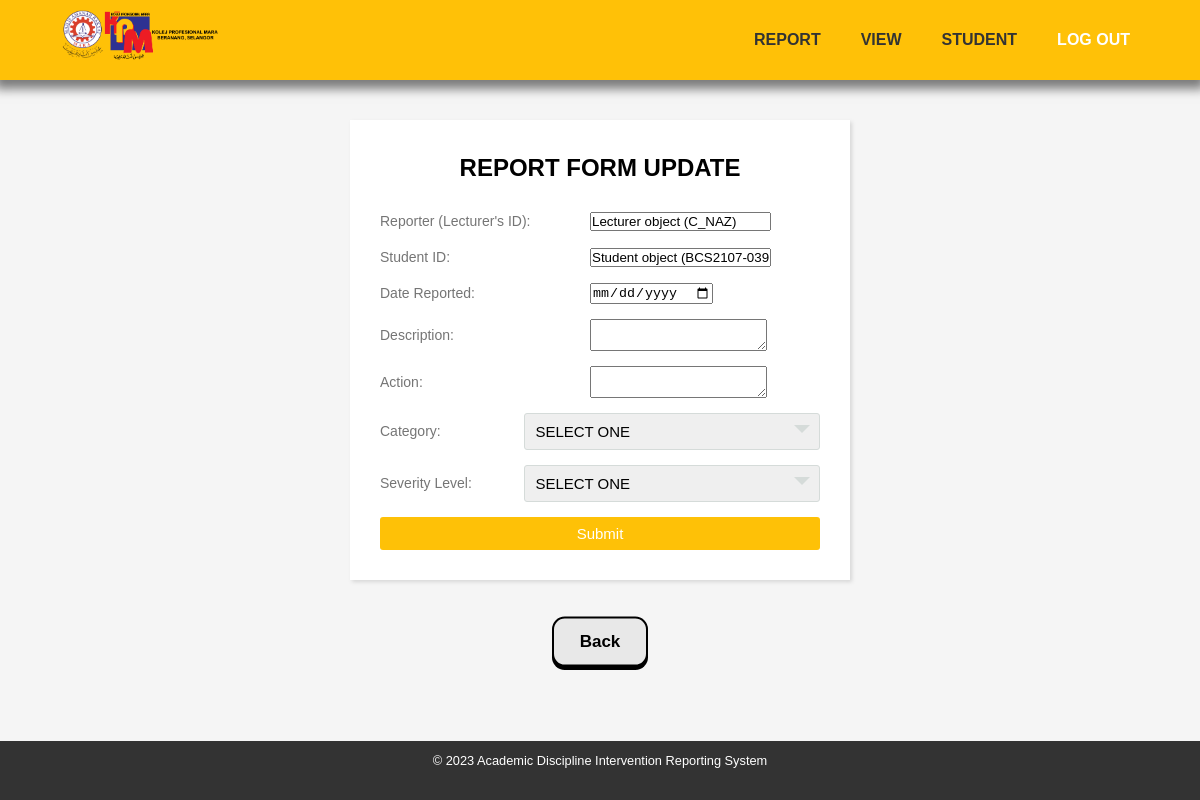
The app's page /intervention/A_AAA/intervention_list/update_intervention/27 with its own data.
### Intervention/models.py (models this page shows)
class Intervention(models.Model):
    int_id = models.AutoField(primary_key=True)
    int_stud_id = models.ForeignKey(Student, on_delete = models.CASCADE)
    int_lect_id = models.ForeignKey(Lecturer, on_delete = models.CASCADE)
    date_report = models.DateField()
    description = models.TextField()
    action = models.TextField()
    category = models.TextField()
    int_sev_id = models.ForeignKey(Severity, on_delete=models.CASCADE)

class Lecturer(models.Model):
    lect_id = models.CharField(max_length=5, primary_key = True)
    lect_name = models.TextField()
    lect_email = models.TextField()
    department = models.CharField(max_length=3)
    password = models.TextField(default='null')

class Student(models.Model):
    stud_id = models.CharField(max_length=12, primary_key = True)
    stud_name = models.TextField()
    stud_phone = models.CharField(max_length=12)
    course = models.CharField(max_length=4)
    mentor = models.ForeignKey(Lecturer, on_delete = models.CASCADE)

### Intervention/views.py (the view)
# urls.py: path("<str:lect_id>/intervention_list/update_intervention/<str:int_id>",
def update_intervention(request, lect_id, int_id):
    data = Intervention.objects.get(int_id=int_id)
    if not data:
        return redirect("intervention_list")
    context = {
        "data": data,
        "lect_id": lect_id
    }
    return render(request, "update_intervention.html", context)

### Intervention/templates/update_intervention.html (shortened to what this page needs)
<!DOCTYPE html>
<html lang="en">
<head>
</head>
<body>
    <header>
        <nav>
            <div class="logo">
                {% load static %} <img src="{% static "Intervention/media/logoKPM.png" %}" alt="logo" />
            </div>
            <ul>
                <li><a href>REPORT</a></li>
                <li><a href>VIEW</a></li>
                <li><a href=>STUDENT</a></li>
                <li><span><a href="{% url 'logout' %}">LOG OUT</a></span></li>
            </ul>
        </nav>
    </header>
    <form action="save_update_intervention/{{data.int_id}}" method="post">
        <div class="wrapper">
            <div class="title">
                Report Form Update
            </div>
            <div class="form">
                <div class="inputfield">
                    <label for="int_lect_id">Reporter (Lecturer's ID):</label>
                    <input type="text" value="{{data.int_lect_id}}" id="int_lect_id" name="int_lect_id" required>
                </div>
                <div class="inputfield">
                    <label for="int_stud_id">Student ID:</label>
                    <input type="text" value="{{data.int_stud_id}}" id="int_stud_id" name="int_stud_id" required>
                </div>
                <div class="inputfield">
                    <label for="date_report">Date Reported:</label>
                    <input type="date" value="{{data.date_report}}" id="date_report" name="date_report" required>
                </div>
                <div class="inputfield">
                    <label for="description">Description:</label>
                    <textarea id="description" name="description" required></textarea>
                </div>
                <div class="inputfield">
                    <label for="action">Action:</label>
                    <textarea id="action" name="action" required></textarea>
                </div>
                <div class="inputfield">
                    <label for="category">Category:</label>
                    <div class="custom_select">
                        <select name="category" id="category" required>
                            <option value="">SELECT ONE</option>
                        </select>
                    </div>
                </div>
                <div class="inputfield">
                    <label for="int_sev_id">Severity Level:</label>
                    <div class="custom_select">
                        <select name="int_sev_id" id="int_sev_id" required>
                            <option value="">SELECT ONE</option>
                        </select>
                    </div>
                </div>
                <div class="inputfield">
                    <input type="submit" value="Submit" class="btn">
                </div>
            </div>
        </div>
    </form>
    <center><button onclick="goBack()"><span class="button_top">Back</span></button></center>
    <footer>
        <p>&copy; 2023 Academic Discipline Intervention Reporting System</p>
    </footer>
</body>
</html>

### Intervention/templates/update_intervention.html (style rules this page uses)
* { margin: 0; padding: 0; box-sizing: border-box; }
body { margin: 0; padding: 0; font-family: Arial, sans-serif; font-size: 16px; line-height: 1.5; color: #333; background-color: #f5f5f5; }
header { background-color: #ffc107; padding: 0 10px; box-shadow: 0 4px 10px 5px rgba(0, 0, 0, 0.5); }
nav { display: flex; justify-content: space-between; align-items: center; padding-right: 30px; }
.logo { font-size: 1.5rem; padding: 10px; padding-left: 50px; }
.logo img { height: 50px; }
ul { display: flex; list-style: none; margin: 0; padding: 0; }
nav ul li a { display: block; padding: 10px; padding-right: 30px; color: #333; text-decoration: none; transition: background-color 0.3s ease; font-size: 16px; font-weight: bolder; }
nav ul li span a { display: block; padding: 10px; padding-right: 30px; color: #ffffff; text-decoration: none; transition: background-color 0.3s ease; font-size: 16px; font-weight: bolder; }
p { margin-bottom: 20px; }
footer { background-color: #333; color: #fff; text-align: center; padding: 10px; font-size: 0.8rem; left: 0; bottom: 0; width: 100%; position: fixed; }
.wrapper { max-width: 500px; width: 100%; background: #fff; margin: 40px auto; box-shadow: 2px 2px 4px rgba(0, 0, 0, 0.125); padding: 30px; }
.wrapper .title { font-size: 24px; font-weight: 700; margin-bottom: 25px; color: #000000; text-transform: uppercase; text-align: center; }
.wrapper .form { width: 100%; }
.wrapper .form .inputfield { margin-bottom: 15px; display: flex; align-items: center; }
.wrapper .form .inputfield label { width: 200px; color: #757575; margin-right: 10px; font-size: 14px; }
.wrapper .form .inputfield .custom_select { position: relative; width: 100%; height: 37px; }
.wrapper .form .inputfield .custom_select:before { content: ""; position: absolute; top: 12px; right: 10px; border: 8px solid; border-color: #d5dbd9 transparent transparent transparent; pointer-events: none; }
.wrapper .form .inputfield .custom_select select { -webkit-appearance: none; -moz-appearance: none; appearance: none; outline: none; width: 100%; height: 100%; border: 0px; padding: 8px 10px; font-size: 15px; border: 1px solid #d5dbd9; border-radius: 3px; }
.wrapper .form .inputfield .btn { width: 100%; padding: 8px 10px; font-size: 15px; border: 0px; background: #fec107; color: #fff; cursor: pointer; border-radius: 3px; outline: none; }
.wrapper .form .inputfield:last-child { margin-bottom: 0; }
button { --button_radius: 0.75em; --button_color: #e8e8e8; --button_outline_color: #000000; font-size: 17px; font-weight: bold; border: none; border-radius: var(--button_radius); background: var(--button_outline_color); }
.button_top { display: block; box-sizing: border-box; border: 2px solid var(--button_outline_color); border-radius: var(--button_radius); padding: 0.75em 1.5em; background: var(--button_color); color: var(--button_outline_color); transform: translateY(-0.2em); transition: transform 0.1s ease; }

### records on screen
Intervention: int_lect_id "Lecturer object (C_NAZ)", int_stud_id "Student object (BCS2107-039)"
